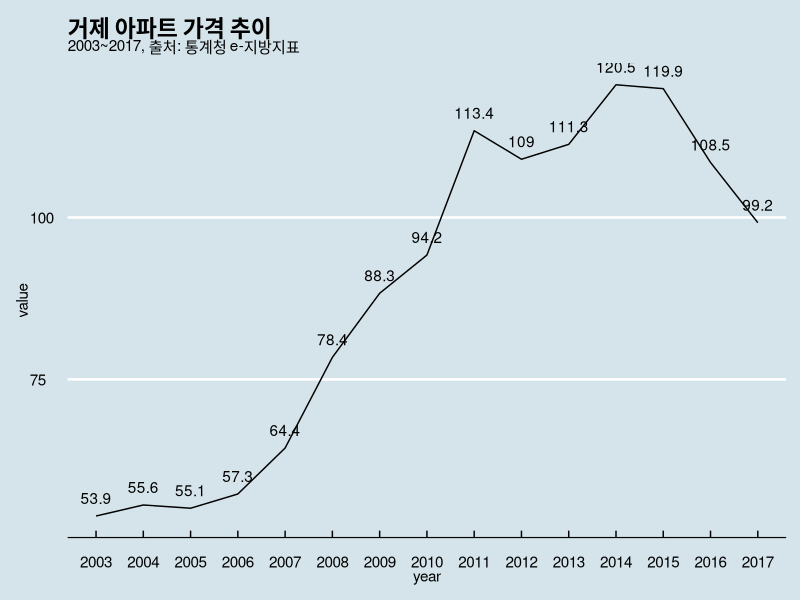

Here is the R script that generated this plot:
library(tidyverse)
library(ggthemes)
library(readxl)

APT_rate <- read_excel("datasets/APT_rate.xlsx")

APT_rate %>% 
  gather(year, value, `2003`:`2017`) %>% 
  ggplot(aes(x = year, y = value)) +
  geom_line(group = 1) +
  geom_text(aes(label = value), vjust = -1) +
  theme_economist() +
  labs(title = "거제 아파트 가격 추이", subtitle = "2003~2017, 출처: 통계청 e-지방지표")

APT_rate %>% 
  gather(year, value, `2003`:`2017`) %>% 
  write_csv("3장_1.csv")
